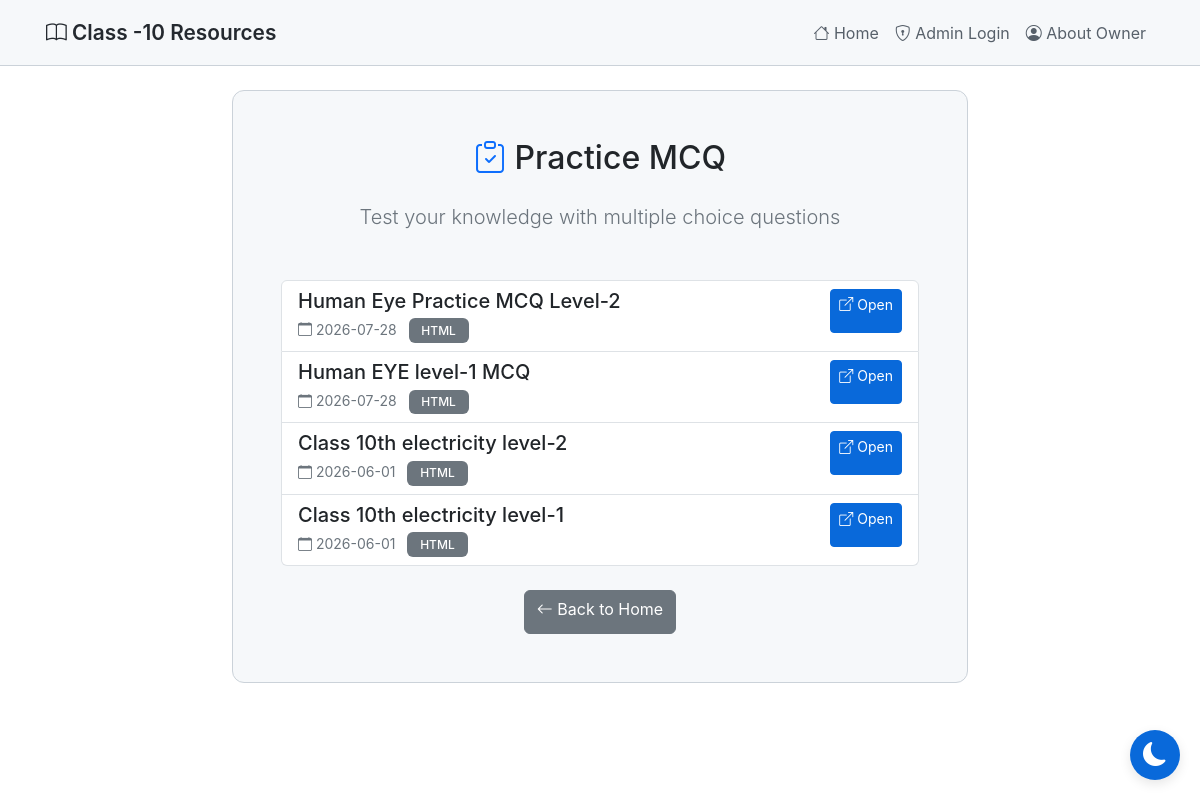
Before: /practice-mcq with the older database file.
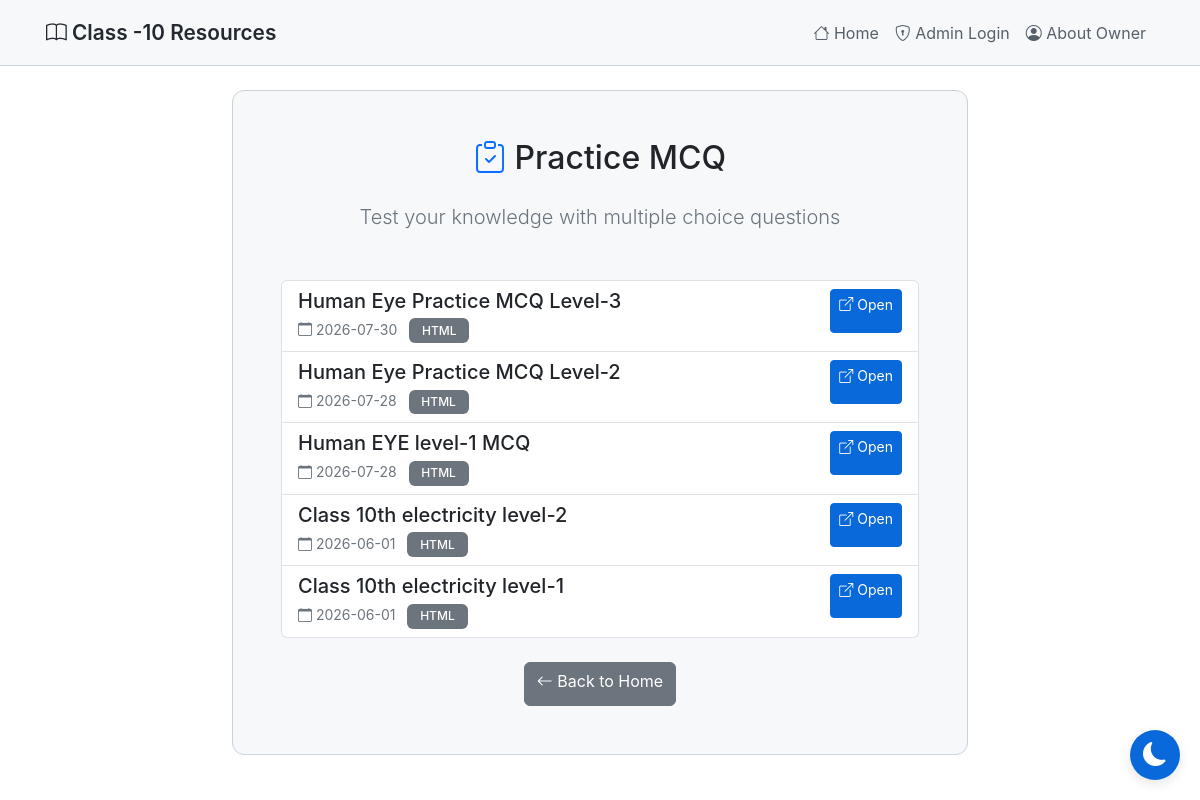
After: the same page with the newer database file.
### tables this page shows
CREATE TABLE mcq_quizzes
                 (id INTEGER PRIMARY KEY AUTOINCREMENT,
                  title TEXT NOT NULL,
                  details TEXT,
                  filename TEXT NOT NULL,
                  file_type TEXT NOT NULL,
                  created_at TIMESTAMP DEFAULT CURRENT_TIMESTAMP);

### app.py (the view)
@app.route('/practice-mcq')
def practice_mcq():
    conn = sqlite3.connect('database.db')
    conn.row_factory = sqlite3.Row
    c = conn.cursor()
    c.execute('SELECT * FROM mcq_quizzes ORDER BY created_at DESC')
    quizzes = c.fetchall()
    conn.close()
    is_admin = 'admin' in session
    return render_template('practice_mcq.html', quizzes=quizzes, is_admin=is_admin)

### templates/practice_mcq.html (shortened to what this page needs)
{% extends "base.html" %}
{% block content %}
<div class="row justify-content-center mt-4">
    <div class="col-md-10 col-lg-8">
        <div class="card">
            <div class="card-body p-5">
                <h2 class="text-center mb-4">
                    <i class="bi bi-clipboard-check text-primary"></i> Practice MCQ
                </h2>
                <div class="text-center mb-5">
                    <p class="lead text-secondary">Test your knowledge with multiple choice questions</p>
                </div>
                {% if quizzes %}
                <div class="list-group">
                    {% for quiz in quizzes %}
                    <div class="list-group-item list-group-item-action">
                        <div class="d-flex justify-content-between align-items-start gap-3">
                            <div class="flex-grow-1">
                                <h5 class="mb-1">{{ quiz['title'] }}</h5>
                                <small class="text-secondary">
                                    <i class="bi bi-calendar"></i> {{ quiz['created_at'][:10] }}
                                </small>
                                <span class="badge bg-secondary ms-2 text-uppercase">{{ quiz['file_type'] }}</span>
                            </div>
                            <div class="d-flex align-items-center gap-2">
                                <a href="{{ url_for('view_mcq', id=quiz['id']) }}" class="btn btn-sm btn-primary" target="_blank">
                                    <i class="bi bi-box-arrow-up-right"></i> Open
                                </a>
                            </div>
                        </div>
                    </div>
                    {% endfor %}
                </div>
                {% else %}
                <div class="alert alert-info text-center">
                    <i class="bi bi-info-circle"></i>
                    <h5 class="mt-2">No MCQ quizzes yet!</h5>
                    <p class="mb-0">Check back soon for new practice sets.</p>
                </div>
                {% endif %}
                <div class="text-center mt-4">
                    <a href="{{ url_for('index') }}" class="btn btn-secondary">
                        <i class="bi bi-arrow-left"></i> Back to Home
                    </a>
                </div>
            </div>
        </div>
    </div>
</div>
{% endblock %}

### templates/base.html (shortened to what this page needs)
<!DOCTYPE html>
<html lang="en" data-theme="light">
<head>
    <link href="https://cdn.jsdelivr.net/npm/bootstrap@5.3.2/dist/css/bootstrap.min.css" rel="stylesheet">
    <link rel="stylesheet" href="https://cdn.jsdelivr.net/npm/bootstrap-icons@1.11.1/font/bootstrap-icons.css">
</head>
<body>
    <nav class="navbar navbar-expand-lg navbar-dark">
        <div class="container">
            <a class="navbar-brand" href="{{ url_for('index') }}">
                <i class="bi bi-book"></i> Class -10 Resources
            </a>
            <div class="collapse navbar-collapse" id="navbarNav">
                <ul class="navbar-nav ms-auto">
                    <li class="nav-item">
                        <a class="nav-link" href="{{ url_for('index') }}">
                            <i class="bi bi-house"></i> Home
                        </a>
                    </li>
                    {% if session.admin %}
                    <li class="nav-item">
                        <a class="nav-link" href="{{ url_for('add_resource') }}">
                            <i class="bi bi-plus-circle"></i> Add Resource
                        </a>
                    </li>
                    <li class="nav-item">
                        <a class="nav-link" href="{{ url_for('download_database') }}">
                            <i class="bi bi-download"></i> Backup DB
                        </a>
                    </li>
                    <li class="nav-item">
                        <a class="nav-link" href="{{ url_for('logout') }}">
                            <i class="bi bi-box-arrow-right"></i> Logout
                        </a>
                    </li>
                    {% else %}
                    <li class="nav-item">
                        <a class="nav-link" href="{{ url_for('login') }}">
                            <i class="bi bi-shield-lock"></i> Admin Login
                        </a>
                    </li>
                    {% endif %}
                    <li class="nav-item">
                        <a class="nav-link" href="{{ url_for('about_owner') }}">
                            <i class="bi bi-person-circle"></i> About Owner
                        </a>
                    </li>
                </ul>
            </div>
        </div>
    </nav>
    <div class="container mt-4">
        {% block content %}{% endblock %}
    </div>
    <button class="theme-toggle" id="themeToggle" aria-label="Toggle theme">
        <i class="bi bi-moon-fill" id="themeIcon"></i>
    </button>
</body>
</html>

### templates/base.html (style rules this page uses)
:root { --bg-primary: #ffffff; --bg-secondary: #f6f8fa; --bg-tertiary: #ffffff; --text-primary: #24292f; --text-secondary: #57606a; --border-color: #cbd2d9; --accent-color: #0969da; --success-color: #1a7f37; --danger-color: #cf222e; --shadow-color: rgba(0, 0, 0, 0.1); }
body { background-color: var(--bg-primary); color: var(--text-primary); font-family: -apple-system, BlinkMacSystemFont, 'Segoe UI', 'Noto Sans', Helvetica, Arial, sans-serif; min-height: 100vh; transition: background-color 0.3s ease, color 0.3s ease; }
* { transition: background-color 0.3s ease, color 0.3s ease, border-color 0.3s ease; }
.navbar { background-color: var(--bg-secondary) !important; border-bottom: 1px solid var(--border-color); padding: 0.75rem 0; }
.navbar .container { padding-left: 1rem; padding-right: 1rem; }
.navbar-brand { font-weight: 600; color: var(--text-primary) !important; font-size: 1.3rem; }
.nav-link { color: var(--text-secondary) !important; transition: color 0.3s ease; }
.btn-primary { background-color: var(--accent-color); border-color: var(--accent-color); transition: all 0.3s ease; min-height: 44px; }
.btn { min-height: 44px; }
.card { background-color: var(--bg-secondary); border: 1px solid var(--border-color); border-radius: 12px; transition: all 0.3s ease; overflow: hidden; }
.card-body { padding: 1.5rem; }
.theme-toggle { position: fixed; bottom: 20px; right: 20px; width: 50px; height: 50px; border-radius: 50%; background: var(--accent-color); border: none; color: white; font-size: 1.5rem; cursor: pointer; box-shadow: 0 4px 12px var(--shadow-color); transition: all 0.3s ease; z-index: 1000; display: flex; align-items: center; justify-content: center; }
.badge { padding: 0.4rem 0.8rem; border-radius: 6px; font-weight: 500; }

Changed rows visible on the page:
added mcq_quizzes: title "Human Eye Practice MCQ Level-3", created_at "2026-07-30", file_type "HTML"
